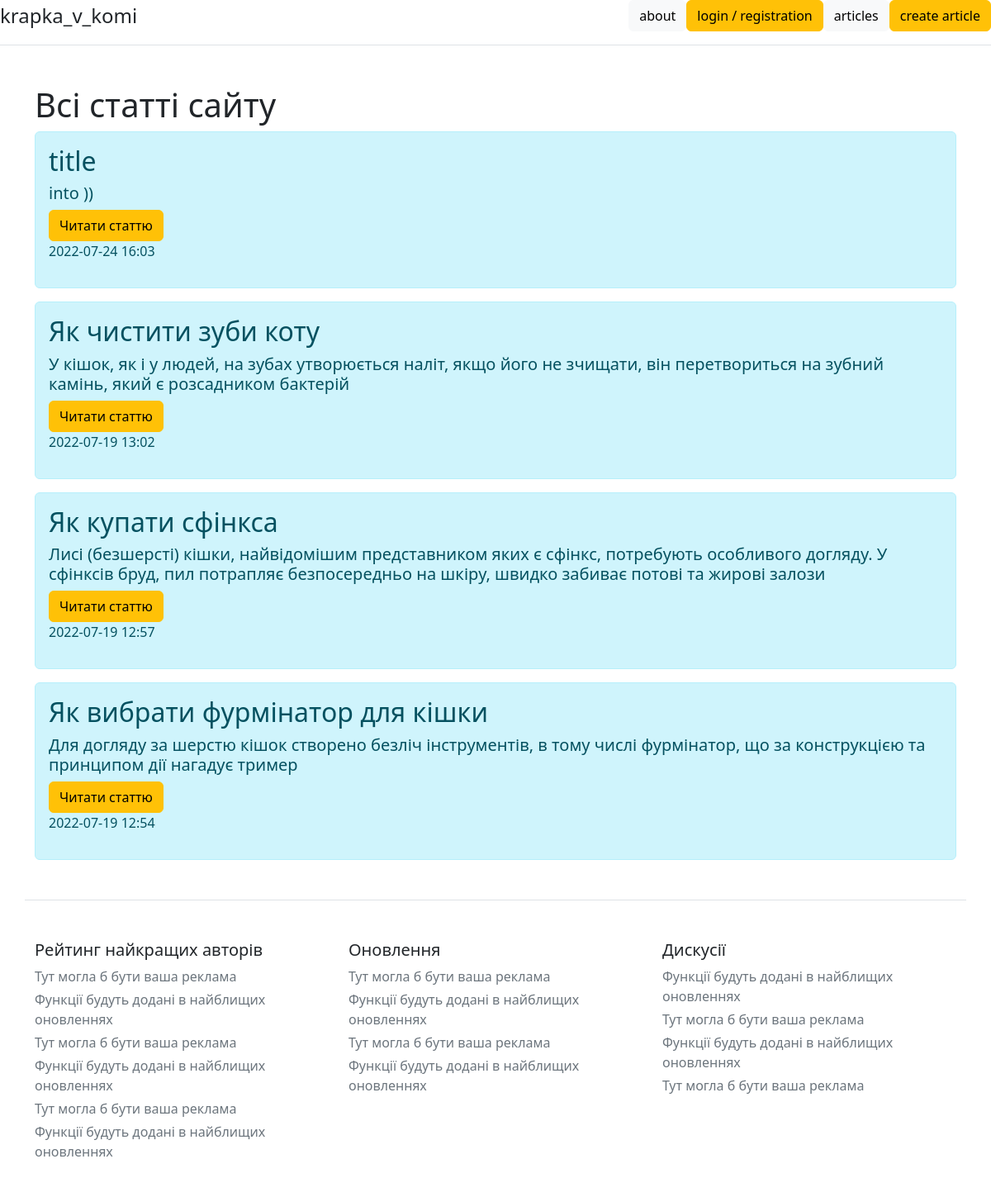
The page /posts on the database its author committed.
### tables this page shows
CREATE TABLE "data2" (
	"id"	,
	"title"	,
	"intro"	,
	"text"	,
	"date"	,
	"user"	
);

### sweater/posts.py (the view)
@app.route('/posts')
def posts():
    database = sqlite3.connect('blog2.db')
    cursor = database.cursor()
    art_title = cursor.execute('SELECT title FROM data2').fetchall()
    art_intro = cursor.execute('SELECT intro FROM data2').fetchall()
    art_time = cursor.execute('SELECT date FROM data2').fetchall()
    art_id = cursor.execute('SELECT id FROM data2').fetchall()
    article = []
    for i in range(len(art_title)-1, -1, -1):
        box = []
        box.append(art_title[i])
        box.append(art_intro[i])
        box.append(art_time[i])
        id = str(art_id[i])
        page_id = ''
        for i in id:
            if i != '(':
                if i != ')':
                    if i != ',':
                        if i != "'":
                            if i != '"':
                                page_id += i
        box.append(page_id)
        article.append(box)
    return render_template('posts.html', article=article)

### sweater/templates/posts.html (shortened to what this page needs)
{% extends 'base.html' %}
{% block body %}
<div class="container mt-5">
<h1>Всі статті сайту</h1>
    {% for i in article %}
    <div class="alert alert-info">
    <h2>{{ i[0][0] }}</h2>
    <h5>{{ i[1][0] }}</h5>
    <a class="btn btn-warning" href="\posts\{{i[3]}}">Читати статтю</a>
    <p>{{ i[2][0] }}</p>
    </div>
    {% endfor %}
</div>
{% endblock %}

### sweater/templates/base.html (shortened to what this page needs)
<!doctype html>
<html lang="en">
<head>
    <link rel="stylesheet" href="{{url_for('static', filename='css/main.css')}}">
    <link href="https://cdn.jsdelivr.net/npm/bootstrap@5.2.0-beta1/dist/css/bootstrap.min.css" rel="stylesheet">
</head>
<body>
    <div class="d-flex flex-column flex-md-row align-items-center pb-3 mb-4 border-bottom">
        <a href="/" class="d-flex align-items-center text-dark text-decoration-none">
          <span class="fs-4">krapka_v_komi</span>
        </a>
        <nav class="d-inline-flex mt-2 mt-md-0 ms-md-auto">
          <a class="btn btn-light" href="/about">about</a>
          <a class="btn btn-warning" href="/registration">login / registration</a>
          <a class="btn btn-light" href="/posts">articles</a>
          <a class="btn btn-warning" href="\create-article">create article</a>
        </nav>
      </div>
    {% block body %}{% endblock %}
    <footer class="container pt-4 my-md-5 pt-md-5 border-top">
        <div class="row">
          <div class="col-6 col-md">
            <h5>Рейтинг найкращих авторів</h5>
            <ul class="list-unstyled text-small">
              <li class="mb-1"><a class="link-secondary text-decoration-none" href="#">Тут могла б бути ваша реклама</a></li>
              <li class="mb-1"><a class="link-secondary text-decoration-none" href="#">Функції будуть додані в найблищих оновленнях</a></li>
              <li class="mb-1"><a class="link-secondary text-decoration-none" href="#">Тут могла б бути ваша реклама</a></li>
              <li class="mb-1"><a class="link-secondary text-decoration-none" href="#">Функції будуть додані в найблищих оновленнях</a></li>
              <li class="mb-1"><a class="link-secondary text-decoration-none" href="#">Тут могла б бути ваша реклама</a></li>
              <li class="mb-1"><a class="link-secondary text-decoration-none" href="#">Функції будуть додані в найблищих оновленнях</a></li>
            </ul>
          </div>
          <div class="col-6 col-md">
            <h5>Оновлення</h5>
            <ul class="list-unstyled text-small">
              <li class="mb-1"><a class="link-secondary text-decoration-none" href="#">Тут могла б бути ваша реклама</a></li>
              <li class="mb-1"><a class="link-secondary text-decoration-none" href="#">Функції будуть додані в найблищих оновленнях</a></li>
              <li class="mb-1"><a class="link-secondary text-decoration-none" href="#">Тут могла б бути ваша реклама</a></li>
              <li class="mb-1"><a class="link-secondary text-decoration-none" href="#">Функції будуть додані в найблищих оновленнях</a></li>
            </ul>
          </div>
          <div class="col-6 col-md">
            <h5>Дискусії</h5>
            <ul class="list-unstyled text-small">
              <li class="mb-1"><a class="link-secondary text-decoration-none" href="#">Функції будуть додані в найблищих оновленнях</a></li>
              <li class="mb-1"><a class="link-secondary text-decoration-none" href="#">Тут могла б бути ваша реклама</a></li>
              <li class="mb-1"><a class="link-secondary text-decoration-none" href="#">Функції будуть додані в найблищих оновленнях</a></li>
              <li class="mb-1"><a class="link-secondary text-decoration-none" href="#">Тут могла б бути ваша реклама</a></li>
            </ul>
          </div>
        </div>
      </footer>
</body>
</html>

### rows shown on the page
data2: title "title", intro "into ))", date "2022-07-24 16:03"
data2: title "Як чистити зуби коту", intro "У кішок, як і у людей, на зубах утворюється наліт, якщо його не зчищати, він перетвориться на зубний камінь, який є розсадником бактерій", date "2022-07-19 13:02"
data2: title "Як купати сфінкса", intro "Лисі (безшерсті) кішки, найвідомішим представником яких є сфінкс, потребують особливого догляду. У сфінксів бруд, пил потрапляє безпосередньо на шкіру, швидко забиває потові та жирові залози", date "2022-07-19 12:57"
data2: title "Як вибрати фурмінатор для кішки", intro "Для догляду за шерстю кішок створено безліч інструментів, в тому числі фурмінатор, що за конструкцією та принципом дії нагадує тример", date "2022-07-19 12:54"
